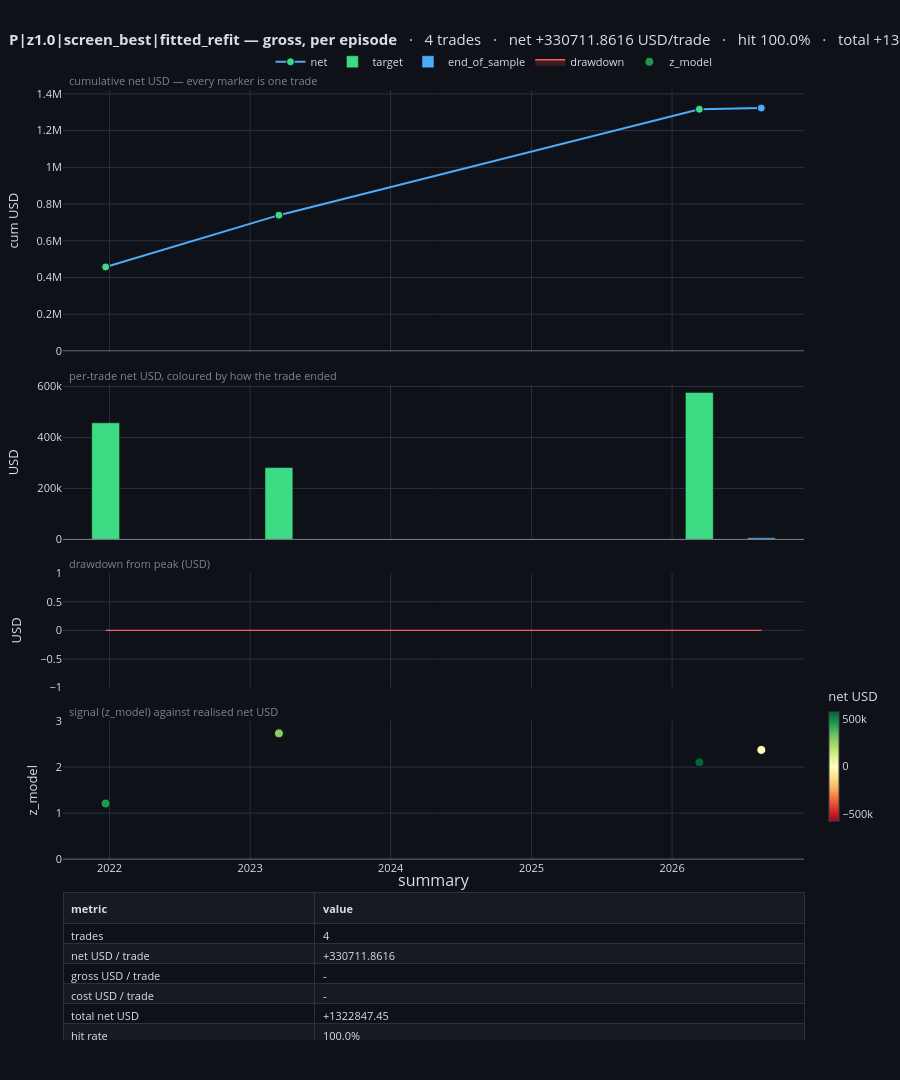

This figure's notebook cell:
### Markdown cell above
## The book, as a book

`BT.trade_dashboard` on the episodes of the two cells worth looking at, and
the equity curves side by side. `span_years` is passed explicitly — without
it the annualised Sharpe is wrong.

### Code cell
_HEAD = "P|z1.0|screen_best|fitted_refit"
_bk = EPS[EPS.cell_id == _HEAD].copy()
if len(_bk):
    trade_dashboard(_bk, title=f"{_HEAD} — gross, per episode",
                    span_years=SPAN, time_col="exit_fill", pnl_col="gross_usd",
                    signal_col="z_model", colour_col="exit_reason",
                    label_col="structure", side_col="side", unit="USD").show()

### Figure 1 — Plotly figure (JSON) as saved in the notebook; plotly's stock layout.template omitted (floating-point values rounded to 4 significant figures)
{"data": [{"customdata": [["2021-12-21 19:00 ET", "BLUES", "-", "SHORT", "1.209", "-", "target", "-", "-", "457589.3775", "457589.378"], ["2023-03-16 20:00 ET", "BLUES", "-", "SHORT", "2.734", "-", "target", "-", "-", "281961.8671", "739551.245"], ["2026-03-12 20:00 ET", "GOLDS", "-", "SHORT", "2.104", "-", "target", "-", "-", "576852.8265", "1316404.071"], ["2026-08-20 20:00 ET", "GREENS", "-", "SHORT", "2.374", "-", "end_of_sample", "-", "-", "6443.3754", "1322847.446"]], "hovertemplate": "<b>%{customdata[0]}</b><br>%{customdata[1]}  ·  %{customdata[2]}  ·  <b>%{customdata[3]}</b><br>z_model: %{customdata[4]}   secondary: %{customdata[5]}<br>exit: <b>%{customdata[6]}</b> after %{customdata[7]} <br>gross %{customdata[8]} USD   <b>net %{customdata[9]} USD</b><br>cumulative %{customdata[10]} USD<extra></extra>", "line": {"color": "#4dabf7", "width": 2}, "marker": {"color": ["#3ddc84", "#3ddc84", "#3ddc84", "#4dabf7"], "line": {"color": "#0e1117", "width": 1}, "size": 8}, "mode": "lines+markers", "name": "net", "type": "scatter", "x": ["2021-12-21T19:00:00-05:00", "2023-03-16T20:00:00-04:00", "2026-03-12T20:00:00-04:00", "2026-08-20T20:00:00-04:00"], "xaxis": "x", "y": [457600.0, 739600.0, 1316000.0, 1323000.0], "yaxis": "y"}, {"customdata": [["2021-12-21 19:00 ET", "BLUES", "-", "SHORT", "1.209", "-", "target", "-", "-", "457589.3775", "457589.378"], ["2023-03-16 20:00 ET", "BLUES", "-", "SHORT", "2.734", "-", "target", "-", "-", "281961.8671", "739551.245"], ["2026-03-12 20:00 ET", "GOLDS", "-", "SHORT", "2.104", "-", "target", "-", "-", "576852.8265", "1316404.071"]], "hovertemplate": "<b>%{customdata[0]}</b><br>%{customdata[1]}  ·  %{customdata[2]}  ·  <b>%{customdata[3]}</b><br>z_model: %{customdata[4]}   secondary: %{customdata[5]}<br>exit: <b>%{customdata[6]}</b> after %{customdata[7]} <br>gross %{customdata[8]} USD   <b>net %{customdata[9]} USD</b><br>cumulative %{customdata[10]} USD<extra></extra>", "marker": {"color": "#3ddc84"}, "name": "target", "type": "bar", "x": ["2021-12-21T19:00:00-05:00", "2023-03-16T20:00:00-04:00", "2026-03-12T20:00:00-04:00"], "xaxis": "x2", "y": [457600.0, 282000.0, 576900.0], "yaxis": "y2"}, {"customdata": [["2026-08-20 20:00 ET", "GREENS", "-", "SHORT", "2.374", "-", "end_of_sample", "-", "-", "6443.3754", "1322847.446"]], "hovertemplate": "<b>%{customdata[0]}</b><br>%{customdata[1]}  ·  %{customdata[2]}  ·  <b>%{customdata[3]}</b><br>z_model: %{customdata[4]}   secondary: %{customdata[5]}<br>exit: <b>%{customdata[6]}</b> after %{customdata[7]} <br>gross %{customdata[8]} USD   <b>net %{customdata[9]} USD</b><br>cumulative %{customdata[10]} USD<extra></extra>", "marker": {"color": "#4dabf7"}, "name": "end_of_sample", "type": "bar", "x": ["2026-08-20T20:00:00-04:00"], "xaxis": "x2", "y": [6443.0], "yaxis": "y2"}, {"fill": "tozeroy", "fillcolor": "rgba(255,92,92,0.18)", "hovertemplate": "drawdown %{y:.3f} USD<extra></extra>", "line": {"color": "#ff5c5c", "width": 1.4}, "mode": "lines", "name": "drawdown", "type": "scatter", "x": ["2021-12-21T19:00:00-05:00", "2023-03-16T20:00:00-04:00", "2026-03-12T20:00:00-04:00", "2026-08-20T20:00:00-04:00"], "xaxis": "x3", "y": [0.0, 0.0, 0.0, 0.0], "yaxis": "y3"}, {"customdata": [["2021-12-21 19:00 ET", "BLUES", "-", "SHORT", "1.209", "-", "target", "-", "-", "457589.3775", "457589.378"], ["2023-03-16 20:00 ET", "BLUES", "-", "SHORT", "2.734", "-", "target", "-", "-", "281961.8671", "739551.245"], ["2026-03-12 20:00 ET", "GOLDS", "-", "SHORT", "2.104", "-", "target", "-", "-", "576852.8265", "1316404.071"], ["2026-08-20 20:00 ET", "GREENS", "-", "SHORT", "2.374", "-", "end_of_sample", "-", "-", "6443.3754", "1322847.446"]], "hovertemplate": "<b>%{customdata[0]}</b><br>%{customdata[1]}  ·  %{customdata[2]}  ·  <b>%{customdata[3]}</b><br>z_model: %{customdata[4]}   secondary: %{customdata[5]}<br>exit: <b>%{customdata[6]}</b> after %{customdata[7]} <br>gross %{customdata[8]} USD   <b>net %{customdata[9]} USD</b><br>cumulative %{customdata[10]} USD<extra></extra>", "marker": {"cmid": 0, "color": [457600.0, 282000.0, 576900.0, 6443.0], "colorbar": {"len": 0.16, "thickness": 10, "title": {"text": "net USD"}, "y": 0.3}, "colorscale": [[0.0, "rgb(165,0,38)"], [0.1, "rgb(215,48,39)"], [0.2, "rgb(244,109,67)"], [0.3, "rgb(253,174,97)"], [0.4, "rgb(254,224,139)"], [0.5, "rgb(255,255,191)"], [0.6, "rgb(217,239,139)"], [0.7, "rgb(166,217,106)"], [0.8, "rgb(102,189,99)"], [0.9, "rgb(26,152,80)"], [1.0, "rgb(0,104,55)"]], "line": {"color": "#0e1117", "width": 1}, "size": 9}, "mode": "markers", "name": "z_model", "type": "scatter", "x": ["2021-12-21T19:00:00-05:00", "2023-03-16T20:00:00-04:00", "2026-03-12T20:00:00-04:00", "2026-08-20T20:00:00-04:00"], "xaxis": "x4", "y": [1.209, 2.734, 2.104, 2.374], "yaxis": "y4"}, {"cells": {"align": "left", "fill": {"color": [["#0e1117", "#161a23", "#0e1117", "#161a23", "#0e1117", "#161a23", "#0e1117", "#161a23", "#0e1117", "#161a23", "#0e1117", "#161a23", "#0e1117", "#161a23", "#0e1117", "#161a23", "#0e1117", "#161a23"]]}, "font": {"color": "#d8dee9", "size": 11}, "height": 20, "line": {"color": "#2a3040"}, "values": [["trades", "net USD / trade", "gross USD / trade", "cost USD / trade", "total net USD", "hit rate", "avg win / avg loss", "payoff ratio", "Sharpe / trade", "t-statistic", "best / worst trade", "max drawdown (USD)", "longest win / loss run", "avg hold", "trades / year", "annualised Sharpe", "exit mix"], ["4", "+330711.8616", "-", "-", "+1322847.45", "100.0%", "-", "-", "1.3346", "2.67", "+576852.827 / +6443.375", "0.00", "4 / 0", "-", "0.9", "1.2336", "target 75%  end_of_sample 25%"]]}, "columnwidth": [34, 66], "domain": {"x": [0.0, 1.0], "y": [0.0, 0.1548]}, "header": {"align": "left", "fill": {"color": "#161a23"}, "font": {"color": "#d8dee9", "size": 11}, "line": {"color": "#2a3040"}, "values": ["<b>metric</b>", "<b>value</b>"]}, "type": "table"}], "layout": {"annotations": [{"font": {"color": "#7b8394", "size": 11}, "showarrow": false, "text": "cumulative net USD — every marker is one trade", "x": 0.005, "xanchor": "left", "xref": "paper", "y": 1.0, "yanchor": "bottom", "yref": "paper"}, {"font": {"color": "#7b8394", "size": 11}, "showarrow": false, "text": "per-trade net USD, coloured by how the trade ended", "x": 0.005, "xanchor": "left", "xref": "paper", "y": 0.6898, "yanchor": "bottom", "yref": "paper"}, {"font": {"color": "#7b8394", "size": 11}, "showarrow": false, "text": "drawdown from peak (USD)", "x": 0.005, "xanchor": "left", "xref": "paper", "y": 0.4914, "yanchor": "bottom", "yref": "paper"}, {"font": {"color": "#7b8394", "size": 11}, "showarrow": false, "text": "signal (z_model) against realised net USD", "x": 0.005, "xanchor": "left", "xref": "paper", "y": 0.336, "yanchor": "bottom", "yref": "paper"}, {"font": {"size": 16}, "showarrow": false, "text": "summary", "x": 0.5, "xanchor": "center", "xref": "paper", "y": 0.1548, "yanchor": "bottom", "yref": "paper"}], "bargap": 0.55, "font": {"color": "#d8dee9", "size": 11}, "height": 1080, "hoverdistance": 30, "hoverlabel": {"bgcolor": "#161a23", "bordercolor": "#2a3040", "font": {"color": "#d8dee9", "size": 11}}, "hovermode": "closest", "legend": {"bgcolor": "rgba(0,0,0,0)", "orientation": "h", "x": 0.28, "y": 1.045}, "margin": {"b": 40, "l": 60, "r": 30, "t": 90}, "paper_bgcolor": "#0e1117", "plot_bgcolor": "#0e1117", "shapes": [{"line": {"color": "#7b8394", "width": 1}, "type": "line", "x0": 0, "x1": 1, "xref": "x domain", "y0": 0, "y1": 0, "yref": "y"}, {"line": {"color": "#7b8394", "width": 1}, "type": "line", "x0": 0, "x1": 1, "xref": "x2 domain", "y0": 0, "y1": 0, "yref": "y2"}, {"line": {"color": "#7b8394", "width": 1}, "type": "line", "x0": 0, "x1": 1, "xref": "x4 domain", "y0": 0, "y1": 0, "yref": "y4"}], "title": {"font": {"size": 15}, "text": "<b>P|z1.0|screen_best|fitted_refit — gross, per episode</b>   ·   4 trades   ·   net +330711.8616 USD/trade   ·   hit 100.0%   ·   total +1322847.45 USD", "x": 0.01}, "xaxis": {"anchor": "y", "domain": [0.0, 1.0], "gridcolor": "#2a3040", "matches": "x4", "showgrid": true, "showspikes": true, "showticklabels": false, "spikecolor": "#7b8394", "spikedash": "dot", "spikemode": "across", "spikesnap": "cursor", "spikethickness": 1, "zeroline": false}, "xaxis2": {"anchor": "y2", "domain": [0.0, 1.0], "gridcolor": "#2a3040", "matches": "x4", "showgrid": true, "showspikes": true, "showticklabels": false, "spikecolor": "#7b8394", "spikedash": "dot", "spikemode": "across", "spikesnap": "cursor", "spikethickness": 1, "zeroline": false}, "xaxis3": {"anchor": "y3", "domain": [0.0, 1.0], "gridcolor": "#2a3040", "matches": "x4", "showgrid": true, "showspikes": true, "showticklabels": false, "spikecolor": "#7b8394", "spikedash": "dot", "spikemode": "across", "spikesnap": "cursor", "spikethickness": 1, "zeroline": false}, "xaxis4": {"anchor": "y4", "domain": [0.0, 1.0], "gridcolor": "#2a3040", "showgrid": true, "showspikes": true, "spikecolor": "#7b8394", "spikedash": "dot", "spikemode": "across", "spikesnap": "cursor", "spikethickness": 1, "zeroline": false}, "yaxis": {"anchor": "x", "domain": [0.7248, 1.0], "gridcolor": "#2a3040", "showgrid": true, "showspikes": true, "spikecolor": "#7b8394", "spikedash": "dot", "spikemode": "toaxis", "spikesnap": "cursor", "spikethickness": 1, "title": {"text": "cum USD"}, "zeroline": false}, "yaxis2": {"anchor": "x2", "domain": [0.5264, 0.6898], "gridcolor": "#2a3040", "showgrid": true, "showspikes": true, "spikecolor": "#7b8394", "spikedash": "dot", "spikemode": "toaxis", "spikesnap": "cursor", "spikethickness": 1, "title": {"text": "USD"}, "zeroline": false}, "yaxis3": {"anchor": "x3", "domain": [0.371, 0.4914], "gridcolor": "#2a3040", "showgrid": true, "showspikes": true, "spikecolor": "#7b8394", "spikedash": "dot", "spikemode": "toaxis", "spikesnap": "cursor", "spikethickness": 1, "title": {"text": "USD"}, "zeroline": false}, "yaxis4": {"anchor": "x4", "domain": [0.1898, 0.336], "gridcolor": "#2a3040", "showgrid": true, "showspikes": true, "spikecolor": "#7b8394", "spikedash": "dot", "spikemode": "toaxis", "spikesnap": "cursor", "spikethickness": 1, "title": {"text": "z_model"}, "zeroline": false}}}
